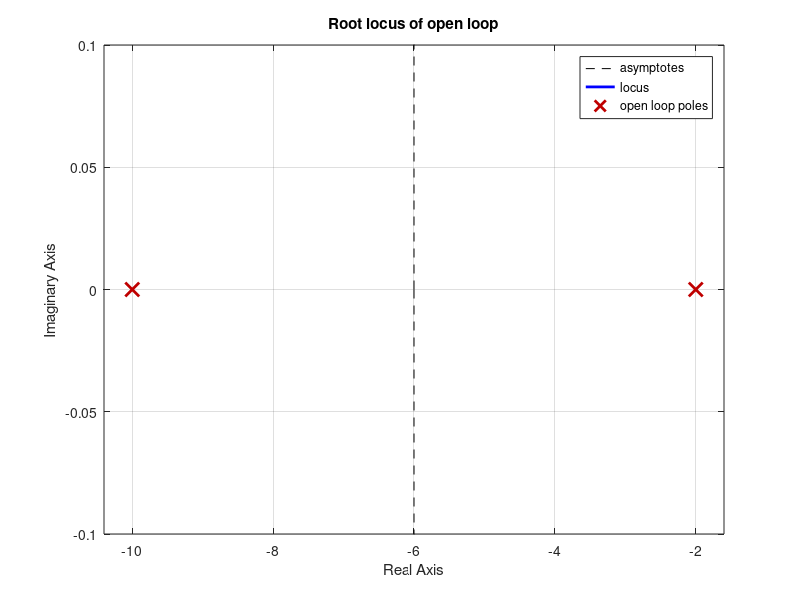
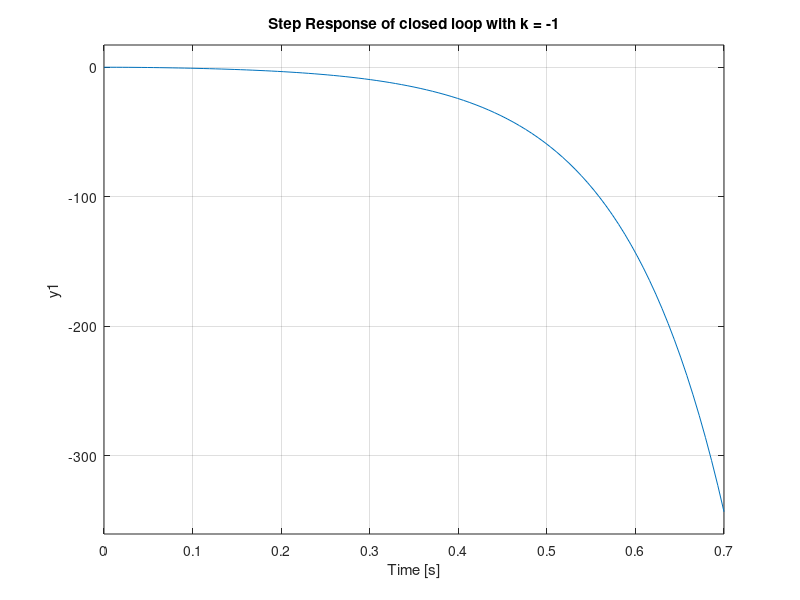
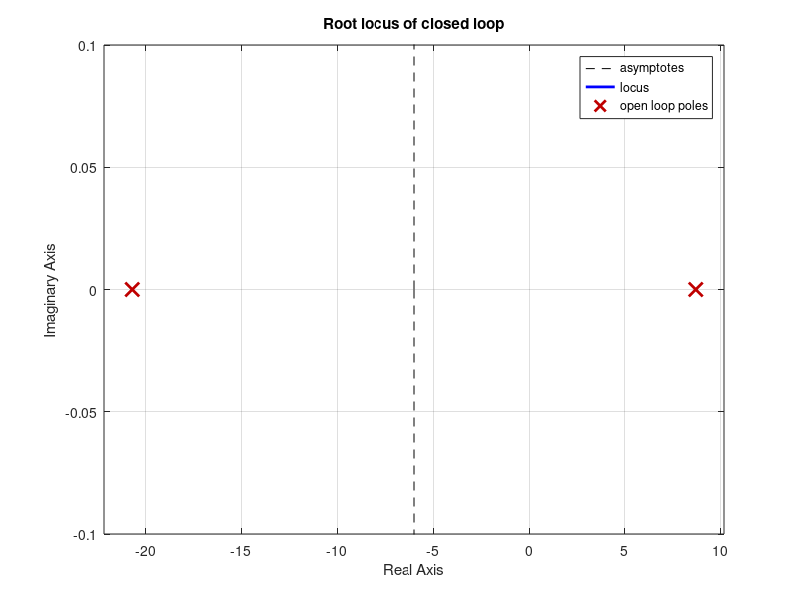

Here is the MATLAB script that generated these plots, in order:
clear
close all
clc

s = tf('s');
 
J = 0.01;
b = 0.1;
R = 1;
L = 0.5;
K = 0.01;

H = K/ ((J*s + b)*(L*s + R) + K^2);
k = -100;

figure;
rlocus(H * k)
title("Root locus of open loop");

figure;
% to check reponse stablity
sys_cl = feedback(k * H, 1);
step(sys_cl);
title("Step Response of closed loop with k = -1")

figure;
rlocus(sys_cl)
title("Root locus of closed loop")